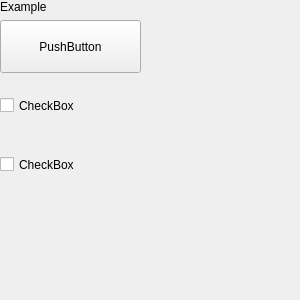
<?xml version="1.0" encoding="UTF-8"?>
<ui version="4.0">
 <class>ExampleWidget</class>
 <widget class="QWidget" name="ExampleWidget">
  <property name="geometry">
   <rect>
    <x>0</x>
    <y>0</y>
    <width>300</width>
    <height>300</height>
   </rect>
  </property>
  <property name="minimumSize">
   <size>
    <width>300</width>
    <height>300</height>
   </size>
  </property>
  <property name="windowTitle">
   <string>Form</string>
  </property>
  <widget class="QWidget" name="verticalLayoutWidget">
   <property name="geometry">
    <rect>
     <x>0</x>
     <y>0</y>
     <width>141</width>
     <height>191</height>
    </rect>
   </property>
   <layout class="QVBoxLayout" name="verticalLayout">
    <item>
     <widget class="QLabel" name="label">
      <property name="sizePolicy">
       <sizepolicy hsizetype="Preferred" vsizetype="Maximum">
        <horstretch>0</horstretch>
        <verstretch>0</verstretch>
       </sizepolicy>
      </property>
      <property name="text">
       <string>Example</string>
      </property>
     </widget>
    </item>
    <item>
     <widget class="QPushButton" name="pushButton">
      <property name="sizePolicy">
       <sizepolicy hsizetype="Minimum" vsizetype="Minimum">
        <horstretch>0</horstretch>
        <verstretch>0</verstretch>
       </sizepolicy>
      </property>
      <property name="text">
       <string>PushButton</string>
      </property>
     </widget>
    </item>
    <item>
     <widget class="QCheckBox" name="checkBox">
      <property name="sizePolicy">
       <sizepolicy hsizetype="Minimum" vsizetype="Minimum">
        <horstretch>0</horstretch>
        <verstretch>0</verstretch>
       </sizepolicy>
      </property>
      <property name="text">
       <string>CheckBox</string>
      </property>
     </widget>
    </item>
    <item>
     <widget class="QCheckBox" name="checkBox_2">
      <property name="sizePolicy">
       <sizepolicy hsizetype="Minimum" vsizetype="Minimum">
        <horstretch>0</horstretch>
        <verstretch>0</verstretch>
       </sizepolicy>
      </property>
      <property name="text">
       <string>CheckBox</string>
      </property>
     </widget>
    </item>
   </layout>
  </widget>
 </widget>
 <resources/>
 <connections/>
</ui>
